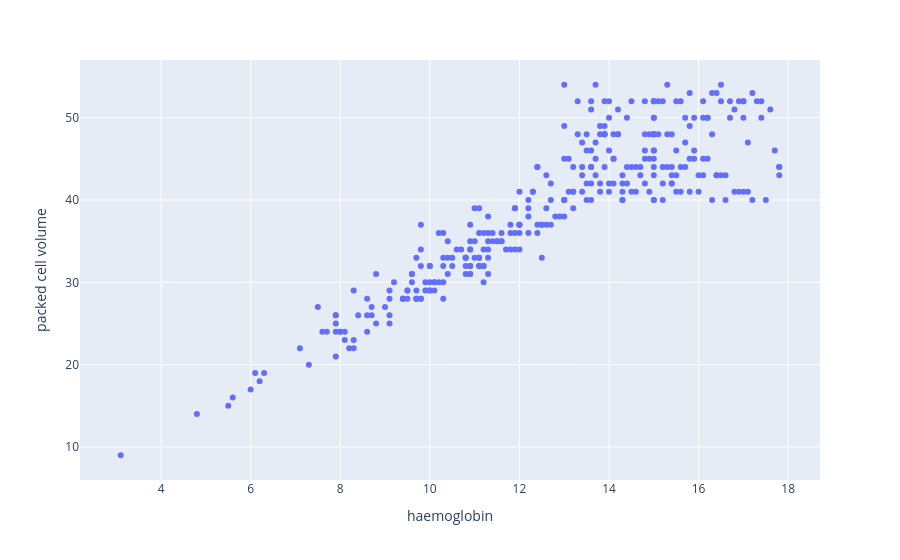

Notebook code cell kept with this figure:
### Code cell
px.scatter(df,'haemoglobin','packed cell volume')

### Figure 1 — Plotly figure (JSON) as saved in the notebook; plotly's stock layout.template omitted (floating-point values rounded to 4 significant figures; data arrays with more than 128 entries replaced by an {"elided": "..."} marker saying what was removed)
{"data": [{"hovertemplate": "haemoglobin=%{x}<br>packed cell volume=%{y}<extra></extra>", "legendgroup": "", "marker": {"color": "#636efa", "symbol": "circle"}, "mode": "markers", "name": "", "orientation": "v", "showlegend": false, "type": "scatter", "x": {"elided": "400 float values"}, "xaxis": "x", "y": {"elided": "400 int values"}, "yaxis": "y"}], "layout": {"autosize": true, "legend": {"tracegroupgap": 0}, "margin": {"t": 60}, "xaxis": {"anchor": "y", "autorange": true, "domain": [0, 1], "range": [2.21, 18.69], "title": {"text": "haemoglobin"}, "type": "linear"}, "yaxis": {"anchor": "x", "autorange": true, "domain": [0, 1], "range": [5.516, 57.48], "title": {"text": "packed cell volume"}, "type": "linear"}}}
